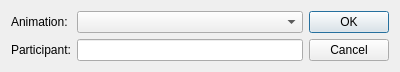
<?xml version="1.0" encoding="UTF-8"?>
<ui version="4.0">
 <class>Dialog</class>
 <widget class="QDialog" name="Dialog">
  <property name="geometry">
   <rect>
    <x>0</x>
    <y>0</y>
    <width>400</width>
    <height>70</height>
   </rect>
  </property>
  <property name="windowTitle">
   <string>Edit Animation</string>
  </property>
  <layout class="QHBoxLayout" name="horizontalLayout">
   <item>
    <layout class="QFormLayout" name="formLayout">
     <item row="0" column="0">
      <widget class="QLabel" name="label">
       <property name="text">
        <string>Animation:</string>
       </property>
      </widget>
     </item>
     <item row="0" column="1">
      <widget class="ComboBox2DA" name="animationSelect"/>
     </item>
     <item row="1" column="0">
      <widget class="QLabel" name="label_2">
       <property name="text">
        <string>Participant:</string>
       </property>
      </widget>
     </item>
     <item row="1" column="1">
      <widget class="QLineEdit" name="participantEdit"/>
     </item>
    </layout>
   </item>
   <item>
    <widget class="QDialogButtonBox" name="buttonBox">
     <property name="orientation">
      <enum>Qt::Vertical</enum>
     </property>
     <property name="standardButtons">
      <set>QDialogButtonBox::Cancel|QDialogButtonBox::Ok</set>
     </property>
    </widget>
   </item>
  </layout>
 </widget>
 <customwidgets>
  <customwidget>
   <class>ComboBox2DA</class>
   <extends>QComboBox</extends>
   <header location="global">toolset.gui.widgets.combobox_2da</header>
  </customwidget>
 </customwidgets>
 <resources/>
 <connections>
  <connection>
   <sender>buttonBox</sender>
   <signal>accepted()</signal>
   <receiver>Dialog</receiver>
   <slot>accept()</slot>
   <hints>
    <hint type="sourcelabel">
     <x>248</x>
     <y>254</y>
    </hint>
    <hint type="destinationlabel">
     <x>157</x>
     <y>274</y>
    </hint>
   </hints>
  </connection>
  <connection>
   <sender>buttonBox</sender>
   <signal>rejected()</signal>
   <receiver>Dialog</receiver>
   <slot>reject()</slot>
   <hints>
    <hint type="sourcelabel">
     <x>316</x>
     <y>260</y>
    </hint>
    <hint type="destinationlabel">
     <x>286</x>
     <y>274</y>
    </hint>
   </hints>
  </connection>
 </connections>
</ui>
